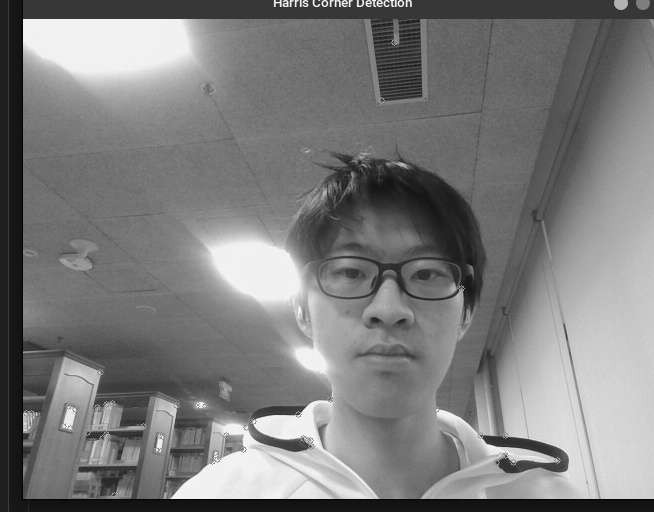
//> input picture hw7/assets/imgA.jpg, 654 x 512 px
$ ./ft   (built with g++ and OpenCV 4)
//> lines starting //> are read from the running program, lines starting //| are printed output that depends on the picture
/**
 *******************************************************************************
 * @file      : ft.cpp
 * @brief     :
 * @history   :
 *  Version     Date            Author          Note
 *  V0.9.0      yyyy-mm-dd      Immortal-Fates        1. <note>
 *******************************************************************************
 * @attention :
 *******************************************************************************
 *  Copyright (c) 2025 Hello World Team, Zhejiang University.
 *  All Rights Reserved.
 *******************************************************************************
 */
/* Includes ------------------------------------------------------------------*/
/* Private macro -------------------------------------------------------------*/
/* Private constants ---------------------------------------------------------*/
/* Private types -------------------------------------------------------------*/
/* Private variables ---------------------------------------------------------*/
/* Private function prototypes -----------------------------------------------*/
/* External variables --------------------------------------------------------*/
/* Exported function prototypes ----------------------------------------------*/

#include <cmath>
#include <iostream>
#include <opencv2/opencv.hpp>

using namespace cv;
using namespace std;

// 快速傅里叶变换（图像预处理和频谱计算）
void computeDFT(Mat& image, Mat& magnitude, Mat& phase) {
    Mat padded;
    int m = getOptimalDFTSize(image.rows);
    int n = getOptimalDFTSize(image.cols);
    copyMakeBorder(image, padded, 0, m - image.rows, 0, n - image.cols, BORDER_CONSTANT, Scalar::all(0));

    Mat planes[] = {Mat_<float>(padded), Mat::zeros(padded.size(), CV_32F)};
    Mat complexImg;
    merge(planes, 2, complexImg);

    dft(complexImg, complexImg);

    split(complexImg, planes);

    // 正确计算幅度和相位
    magnitude.create(planes[0].size(), CV_32F);
    phase.create(planes[0].size(), CV_32F);
    cv::cartToPolar(planes[0], planes[1], magnitude, phase);

    // 转换为浮点型
    magnitude.convertTo(magnitude, CV_32F);
    phase.convertTo(phase, CV_32F);
}

// 显示并保存频谱（对数变换）
void showAndSaveSpectrum(Mat& spectrum, const string& winName, const string& filename) {
    Mat logSpectrum;
    spectrum += Scalar::all(1);  // 避免log(0)
    log(spectrum, logSpectrum);

    // 归一化并转换为8位格式
    normalize(logSpectrum, logSpectrum, 0, 1, NORM_MINMAX);
    Mat logSpectrum_8U;
    logSpectrum.convertTo(logSpectrum_8U, CV_8U, 255);

    imshow(winName, logSpectrum);
    imwrite(filename, logSpectrum_8U);
}

// 保存相位谱图像
void savePhaseImage(Mat& phase, const string& filename) {
    Mat phaseNormalized;
    normalize(phase, phaseNormalized, 0, 255, NORM_MINMAX, CV_8U);
    imwrite(filename, phaseNormalized);
}

// 生成混合频谱（幅度A + 相位B）
Mat combineSpectrum(Mat& magA, Mat& phaB) {
    CV_Assert(magA.type() == CV_32F);
    CV_Assert(phaB.type() == CV_32F);

    Mat real, imag;
    polarToCart(magA, phaB, real, imag);

    Mat combined;
    vector<Mat> planes = {real, imag};
    merge(planes, combined);
    return combined;
}

// 逆傅里叶变换并保存结果
Mat inverseDFTAndSave(Mat& complexImg, const string& filename) {
    Mat inverseTransform;
    idft(complexImg, inverseTransform, DFT_SCALE | DFT_REAL_OUTPUT);

    // 归一化并转换为8位格式
    Mat result;
    normalize(inverseTransform, result, 0, 1, NORM_MINMAX);
    Mat result_8U;
    result.convertTo(result_8U, CV_8U, 255);

    imshow(filename, result);
    imwrite(filename, result_8U);

    return result;
}

int main()
{
    Mat imgA = imread("../assets/imgA.jpg", IMREAD_GRAYSCALE);
//> imgA is the input picture: 512 rows x 654 cols, CV_8UC1; min 0, max 255, mean 124
    Mat imgB = imread("../assets/imgB.jpg", IMREAD_GRAYSCALE);
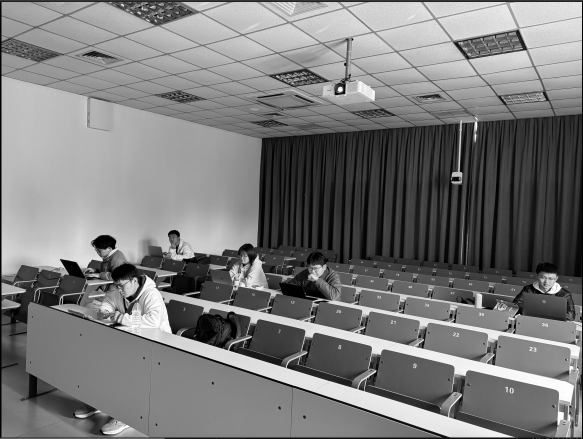
//> input picture hw7/assets/imgB.jpg, 1166 x 878 px (shown at 1/2 size)
//> imgB is the input picture: 878 rows x 1166 cols, CV_8UC1; min 0, max 255, mean 122.2
    resize(imgB, imgB, imgA.size());
//> imgB: 512 rows x 654 cols, CV_8UC1

    // 初始化幅度和相位矩阵
    Mat magA, phaA, magB, phaB;
    computeDFT(imgA, magA, phaA);
//> in computeDFT, `Mat planes[] = {Mat_<float>(padded), Mat::zeros(padded.size(), CV_32F)};`: planes[1]: 512 rows x 675 cols, CV_32FC1; every value is 0
//> in computeDFT, `cv::cartToPolar(planes[0], planes[1], magnitude, phase);`:
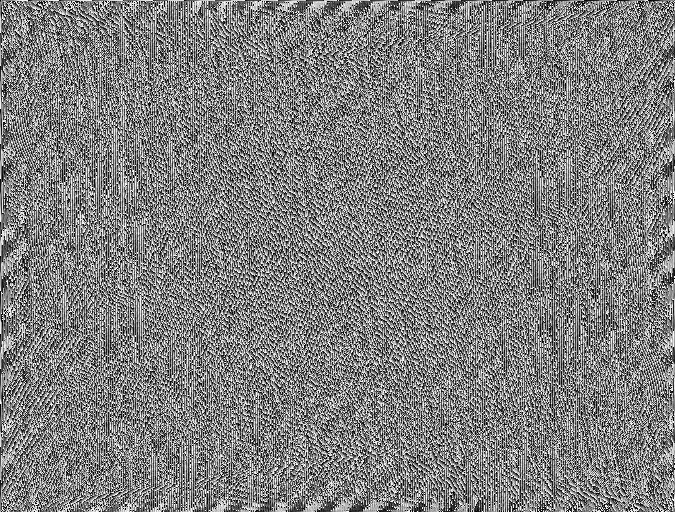
//> phase: 512 rows x 675 cols, CV_32FC1; min 0, max 6.28, mean 3.14; drawn with min black and max white
    computeDFT(imgB, magB, phaB);
//> in computeDFT (call 2), `copyMakeBorder(image, padded, 0, m - image.rows, 0, n - image.cols, BO..`:
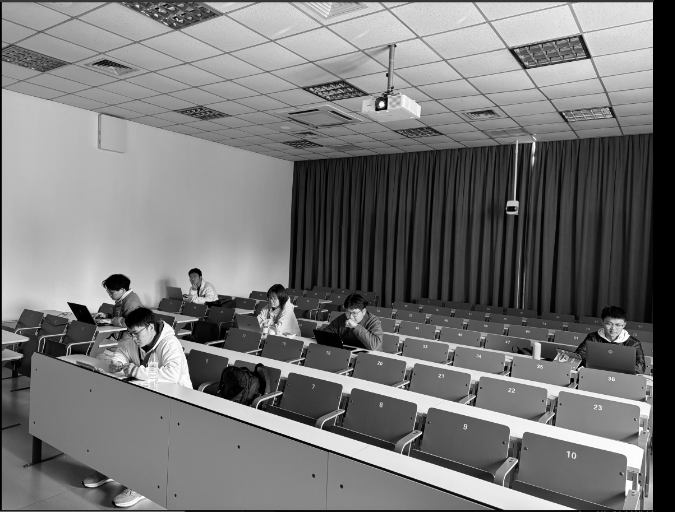
//> padded: 512 rows x 675 cols, CV_8UC1; min 0, max 255, mean 118.2
//> in computeDFT (call 2), `cv::cartToPolar(planes[0], planes[1], magnitude, phase);`:
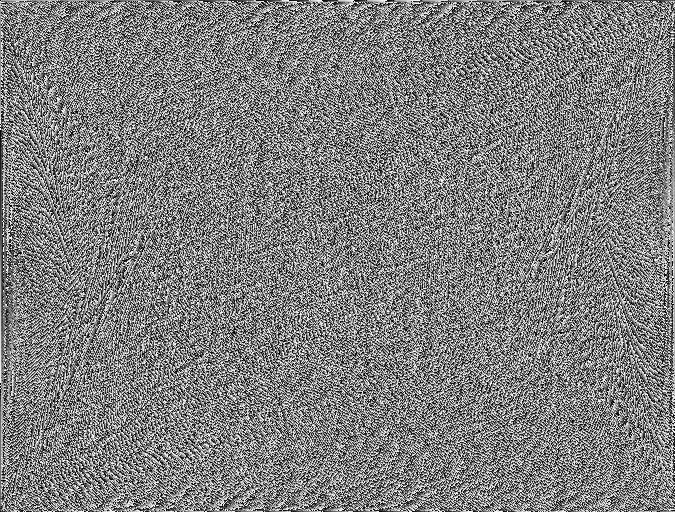
//> phase: 512 rows x 675 cols, CV_32FC1; min 0, max 6.28, mean 3.14; drawn with min black and max white

    // 显示并保存幅频图像
    showAndSaveSpectrum(magA, "Magnitude A", "../assets/magnitudeA.jpg");
//> in showAndSaveSpectrum, `imshow(winName, logSpectrum);`:
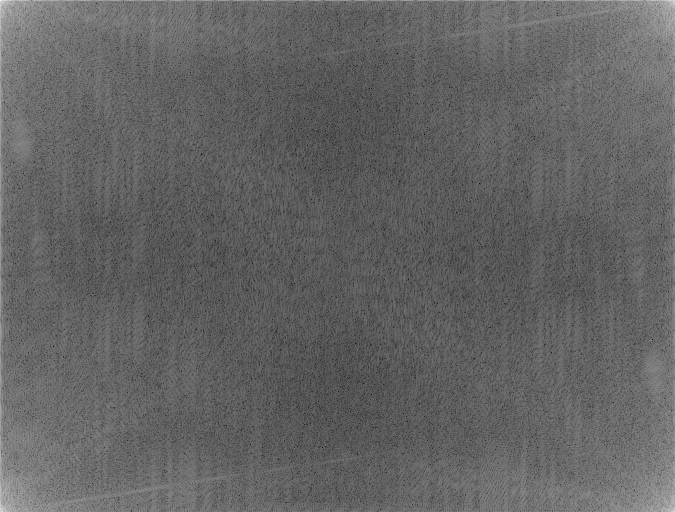
//> window 'Magnitude A': 512 rows x 675 cols, CV_8UC1; min 0, max 255, mean 99.2
    showAndSaveSpectrum(magB, "Magnitude B", "../assets/magnitudeB.jpg");

    // 保存相位图像
    savePhaseImage(phaA, "../assets/phaseA.jpg");
    savePhaseImage(phaB, "../assets/phaseB.jpg");

    // 生成并保存混合图像
    Mat combinedAB = combineSpectrum(magA, phaB);
    Mat resultAB = inverseDFTAndSave(combinedAB, "../assets/resultAB.jpg");
//> in inverseDFTAndSave, `idft(complexImg, inverseTransform, DFT_SCALE | DFT_REAL_OUTPUT);`:
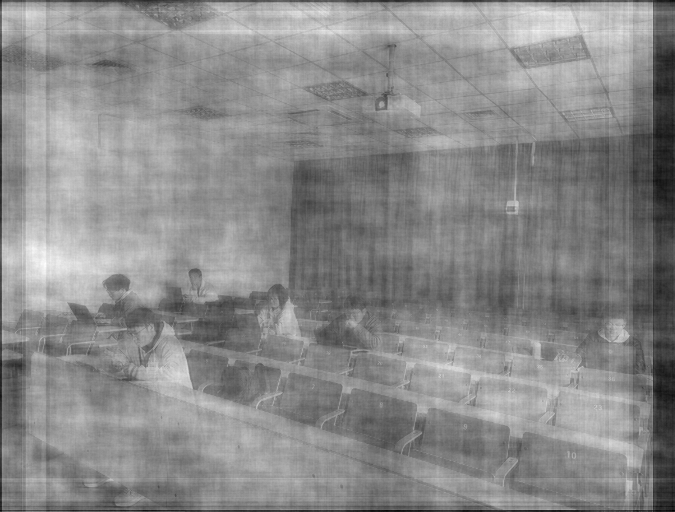
//> inverseTransform: 512 rows x 675 cols, CV_32FC1; min -123.4, max 326.4, mean 120.2; drawn with min black and max white

    Mat combinedBA = combineSpectrum(magB, phaA);
    Mat resultBA = inverseDFTAndSave(combinedBA, "../assets/resultBA.jpg");
//> call 2 of inverseDFTAndSave, with filename = "../assets/resultBA.jpg"
//> in inverseDFTAndSave (call 2), `idft(complexImg, inverseTransform, DFT_SCALE | DFT_REAL_OUTPUT);`:
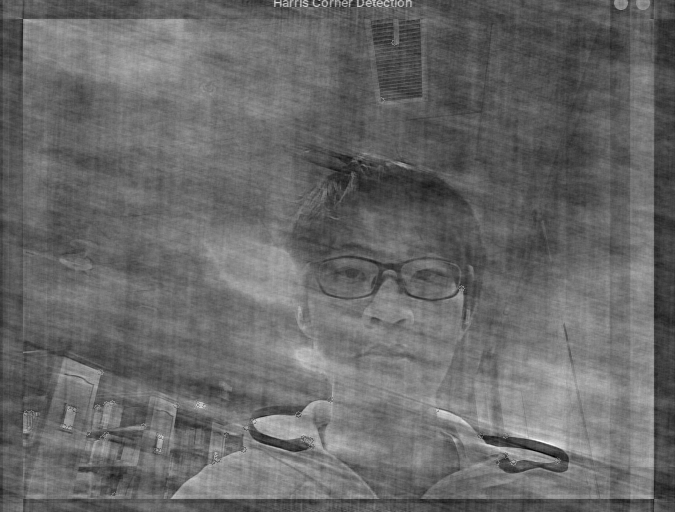
//> inverseTransform: 512 rows x 675 cols, CV_32FC1; min -146, max 496.7, mean 118.2; drawn with min black and max white

    waitKey();
    return 0;
}
